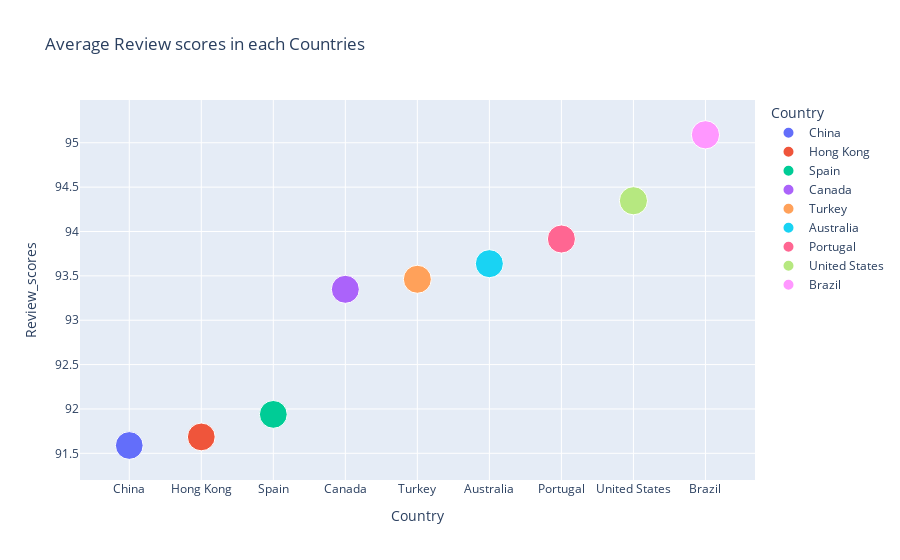

Here is the notebook cell this chart was saved with:
### Code cell
fig = px.scatter(data_frame=df6,
           x='Country',y='Review_scores',
           color='Country',
           size='Review_scores',
           opacity=1,
           title='Average Review scores in each Countries')
fig.show()

### Figure 1 — Plotly figure (JSON) as saved in the notebook; plotly's stock layout.template omitted (floating-point values rounded to 4 significant figures)
{"data": [{"hovertemplate": "Country=%{x}<br>Review_scores=%{marker.size}<extra></extra>", "legendgroup": "China", "marker": {"color": "#636efa", "opacity": 1, "size": [91.59], "sizemode": "area", "sizeref": 0.2377, "symbol": "circle"}, "mode": "markers", "name": "China", "orientation": "v", "showlegend": true, "type": "scatter", "x": ["China"], "xaxis": "x", "y": [91.59], "yaxis": "y"}, {"hovertemplate": "Country=%{x}<br>Review_scores=%{marker.size}<extra></extra>", "legendgroup": "Hong Kong", "marker": {"color": "#EF553B", "opacity": 1, "size": [91.68], "sizemode": "area", "sizeref": 0.2377, "symbol": "circle"}, "mode": "markers", "name": "Hong Kong", "orientation": "v", "showlegend": true, "type": "scatter", "x": ["Hong Kong"], "xaxis": "x", "y": [91.68], "yaxis": "y"}, {"hovertemplate": "Country=%{x}<br>Review_scores=%{marker.size}<extra></extra>", "legendgroup": "Spain", "marker": {"color": "#00cc96", "opacity": 1, "size": [91.94], "sizemode": "area", "sizeref": 0.2377, "symbol": "circle"}, "mode": "markers", "name": "Spain", "orientation": "v", "showlegend": true, "type": "scatter", "x": ["Spain"], "xaxis": "x", "y": [91.94], "yaxis": "y"}, {"hovertemplate": "Country=%{x}<br>Review_scores=%{marker.size}<extra></extra>", "legendgroup": "Canada", "marker": {"color": "#ab63fa", "opacity": 1, "size": [93.35], "sizemode": "area", "sizeref": 0.2377, "symbol": "circle"}, "mode": "markers", "name": "Canada", "orientation": "v", "showlegend": true, "type": "scatter", "x": ["Canada"], "xaxis": "x", "y": [93.35], "yaxis": "y"}, {"hovertemplate": "Country=%{x}<br>Review_scores=%{marker.size}<extra></extra>", "legendgroup": "Turkey", "marker": {"color": "#FFA15A", "opacity": 1, "size": [93.46], "sizemode": "area", "sizeref": 0.2377, "symbol": "circle"}, "mode": "markers", "name": "Turkey", "orientation": "v", "showlegend": true, "type": "scatter", "x": ["Turkey"], "xaxis": "x", "y": [93.46], "yaxis": "y"}, {"hovertemplate": "Country=%{x}<br>Review_scores=%{marker.size}<extra></extra>", "legendgroup": "Australia", "marker": {"color": "#19d3f3", "opacity": 1, "size": [93.64], "sizemode": "area", "sizeref": 0.2377, "symbol": "circle"}, "mode": "markers", "name": "Australia", "orientation": "v", "showlegend": true, "type": "scatter", "x": ["Australia"], "xaxis": "x", "y": [93.64], "yaxis": "y"}, {"hovertemplate": "Country=%{x}<br>Review_scores=%{marker.size}<extra></extra>", "legendgroup": "Portugal", "marker": {"color": "#FF6692", "opacity": 1, "size": [93.92], "sizemode": "area", "sizeref": 0.2377, "symbol": "circle"}, "mode": "markers", "name": "Portugal", "orientation": "v", "showlegend": true, "type": "scatter", "x": ["Portugal"], "xaxis": "x", "y": [93.92], "yaxis": "y"}, {"hovertemplate": "Country=%{x}<br>Review_scores=%{marker.size}<extra></extra>", "legendgroup": "United States", "marker": {"color": "#B6E880", "opacity": 1, "size": [94.35], "sizemode": "area", "sizeref": 0.2377, "symbol": "circle"}, "mode": "markers", "name": "United States", "orientation": "v", "showlegend": true, "type": "scatter", "x": ["United States"], "xaxis": "x", "y": [94.35], "yaxis": "y"}, {"hovertemplate": "Country=%{x}<br>Review_scores=%{marker.size}<extra></extra>", "legendgroup": "Brazil", "marker": {"color": "#FF97FF", "opacity": 1, "size": [95.09], "sizemode": "area", "sizeref": 0.2377, "symbol": "circle"}, "mode": "markers", "name": "Brazil", "orientation": "v", "showlegend": true, "type": "scatter", "x": ["Brazil"], "xaxis": "x", "y": [95.09], "yaxis": "y"}], "layout": {"legend": {"itemsizing": "constant", "title": {"text": "Country"}, "tracegroupgap": 0}, "title": {"text": "Average Review scores in each Countries"}, "xaxis": {"anchor": "y", "categoryarray": ["China", "Hong Kong", "Spain", "Canada", "Turkey", "Australia", "Portugal", "United States", "Brazil"], "categoryorder": "array", "domain": [0, 1], "title": {"text": "Country"}}, "yaxis": {"anchor": "x", "domain": [0, 1], "title": {"text": "Review_scores"}}}}
